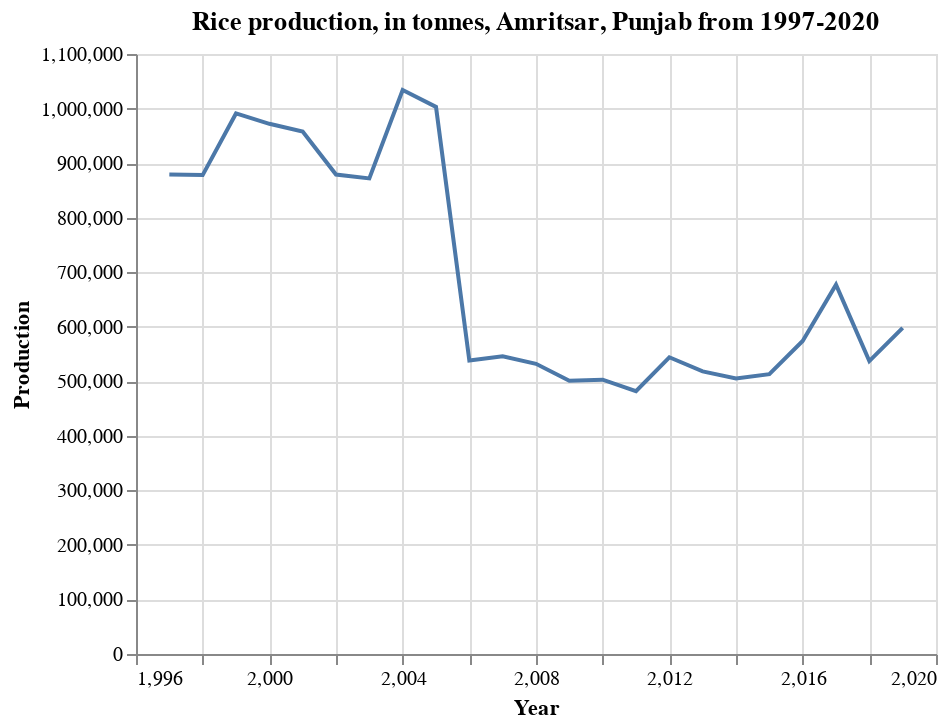

Notebook source saved alongside this figure:
### Markdown cell above
### Amritsar

### Code cell
df_pj_am = df_pj_rice.loc[df['District'] == 'AMRITSAR']

alt.Chart(df_pj_am).mark_line().encode(
    x='Year',
    y=('Production')
).properties(
    title='Rice production, in tonnes, Amritsar, Punjab from 1997-2020')

### Figure 1 — Vega-Lite specification as saved in the notebook (floating-point values rounded to 4 significant figures)
{"config": {"view": {"continuousWidth": 400, "continuousHeight": 300}}, "data": {"name": "data-dc244bdb2d1e913294234ea54c1a34fd"}, "mark": "line", "encoding": {"x": {"field": "Year", "type": "quantitative"}, "y": {"field": "Production", "type": "quantitative"}}, "title": "Rice production, in tonnes, Amritsar, Punjab from 1997-2020", "$schema": "https://vega.github.io/schema/vega-lite/v4.17.0.json", "datasets": {"data-dc244bdb2d1e913294234ea54c1a34fd": [{"State": "Punjab", "District": "AMRITSAR", "Crop": "Rice", "Year": 2001, "Season": "Kharif", "Area": 319000.0, "Area Units": "Hectare", "Production": 958000.0, "Production Units": "Tonnes", "Yield": 3.003}, {"State": "Punjab", "District": "AMRITSAR", "Crop": "Rice", "Year": 2002, "Season": "Kharif", "Area": 311000.0, "Area Units": "Hectare", "Production": 879000.0, "Production Units": "Tonnes", "Yield": 2.826}, {"State": "Punjab", "District": "AMRITSAR", "Crop": "Rice", "Year": 2003, "Season": "Kharif", "Area": 326000.0, "Area Units": "Hectare", "Production": 872000.0, "Production Units": "Tonnes", "Yield": 2.675}, {"State": "Punjab", "District": "AMRITSAR", "Crop": "Rice", "Year": 2004, "Season": "Kharif", "Area": 334000.0, "Area Units": "Hectare", "Production": 1034000.0, "Production Units": "Tonnes", "Yield": 3.096}, {"State": "Punjab", "District": "AMRITSAR", "Crop": "Rice", "Year": 2005, "Season": "Kharif", "Area": 345000.0, "Area Units": "Hectare", "Production": 1003000.0, "Production Units": "Tonnes", "Yield": 2.907}, {"State": "Punjab", "District": "AMRITSAR", "Crop": "Rice", "Year": 2006, "Season": "Kharif", "Area": 178000.0, "Area Units": "Hectare", "Production": 538000.0, "Production Units": "Tonnes", "Yield": 3.022}, {"State": "Punjab", "District": "AMRITSAR", "Crop": "Rice", "Year": 2007, "Season": "Kharif", "Area": 178000.0, "Area Units": "Hectare", "Production": 546000.0, "Production Units": "Tonnes", "Yield": 3.067}, {"State": "Punjab", "District": "AMRITSAR", "Crop": "Rice", "Year": 2008, "Season": "Kharif", "Area": 183000.0, "Area Units": "Hectare", "Production": 532000.0, "Production Units": "Tonnes", "Yield": 2.907}, {"State": "Punjab", "District": "AMRITSAR", "Crop": "Rice", "Year": 2009, "Season": "Kharif", "Area": 185000.0, "Area Units": "Hectare", "Production": 501000.0, "Production Units": "Tonnes", "Yield": 2.708}, {"State": "Punjab", "District": "AMRITSAR", "Crop": "Rice", "Year": 2010, "Season": "Kharif", "Area": 186000.0, "Area Units": "Hectare", "Production": 503000.0, "Production Units": "Tonnes", "Yield": 2.704}, {"State": "Punjab", "District": "AMRITSAR", "Crop": "Rice", "Year": 2011, "Season": "Kharif", "Area": 184000.0, "Area Units": "Hectare", "Production": 482000.0, "Production Units": "Tonnes", "Yield": 2.62}, {"State": "Punjab", "District": "AMRITSAR", "Crop": "Rice", "Year": 2012, "Season": "Kharif", "Area": 185000.0, "Area Units": "Hectare", "Production": 544000.0, "Production Units": "Tonnes", "Yield": 2.941}, {"State": "Punjab", "District": "AMRITSAR", "Crop": "Rice", "Year": 2013, "Season": "Kharif", "Area": 182000.0, "Area Units": "Hectare", "Production": 518000.0, "Production Units": "Tonnes", "Yield": 2.846}, {"State": "Punjab", "District": "AMRITSAR", "Crop": "Rice", "Year": 2014, "Season": "Kharif", "Area": 182000.0, "Area Units": "Hectare", "Production": 505000.0, "Production Units": "Tonnes", "Yield": 2.775}, {"State": "Punjab", "District": "AMRITSAR", "Crop": "Rice", "Year": 2015, "Season": "Kharif", "Area": 181000.0, "Area Units": "Hectare", "Production": 513000.0, "Production Units": "Tonnes", "Yield": 2.834}, {"State": "Punjab", "District": "AMRITSAR", "Crop": "Rice", "Year": 2016, "Season": "Kharif", "Area": 180000.0, "Area Units": "Hectare", "Production": 574000.0, "Production Units": "Tonnes", "Yield": 3.189}, {"State": "Punjab", "District": "AMRITSAR", "Crop": "Rice", "Year": 2017, "Season": "Kharif", "Area": 180000.0, "Area Units": "Hectare", "Production": 677000.0, "Production Units": "Tonnes", "Yield": 3.761}, {"State": "Punjab", "District": "AMRITSAR", "Crop": "Rice", "Year": 2018, "Season": "Kharif", "Area": 180000.0, "Area Units": "Hectare", "Production": 537000.0, "Production Units": "Tonnes", "Yield": 2.983}, {"State": "Punjab", "District": "AMRITSAR", "Crop": "Rice", "Year": 2019, "Season": "Kharif", "Area": 181000.0, "Area Units": "Hectare", "Production": 598000.0, "Production Units": "Tonnes", "Yield": 3.304}, {"State": "Punjab", "District": "AMRITSAR", "Crop": "Rice", "Year": 1997, "Season": "Kharif", "Area": 292000.0, "Area Units": "Hectare", "Production": 879000.0, "Production Units": "Tonnes", "Yield": 3.01}, {"State": "Punjab", "District": "AMRITSAR", "Crop": "Rice", "Year": 1998, "Season": "Kharif", "Area": 305000.0, "Area Units": "Hectare", "Production": 878000.0, "Production Units": "Tonnes", "Yield": 2.879}, {"State": "Punjab", "District": "AMRITSAR", "Crop": "Rice", "Year": 1999, "Season": "Kharif", "Area": 319000.0, "Area Units": "Hectare", "Production": 991000.0, "Production Units": "Tonnes", "Yield": 3.107}, {"State": "Punjab", "District": "AMRITSAR", "Crop": "Rice", "Year": 2000, "Season": "Kharif", "Area": 319000.0, "Area Units": "Hectare", "Production": 972000.0, "Production Units": "Tonnes", "Yield": 3.047}]}}
